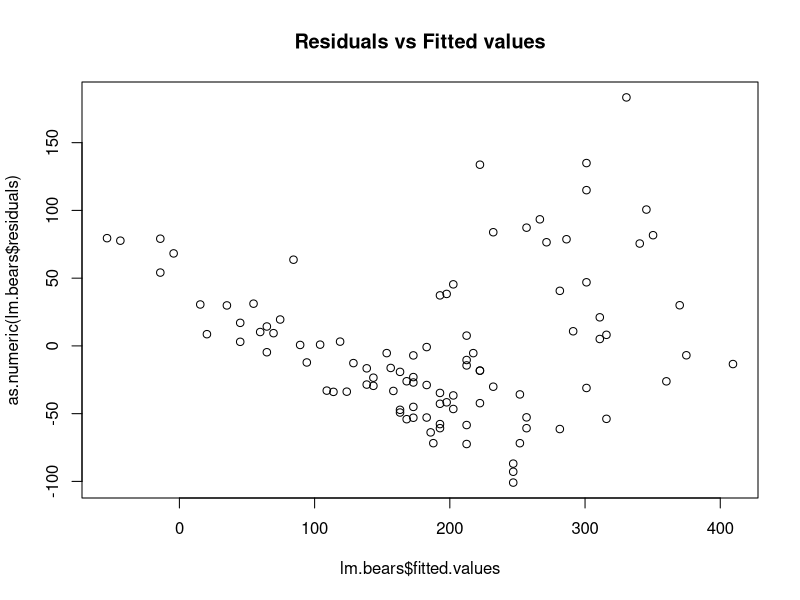
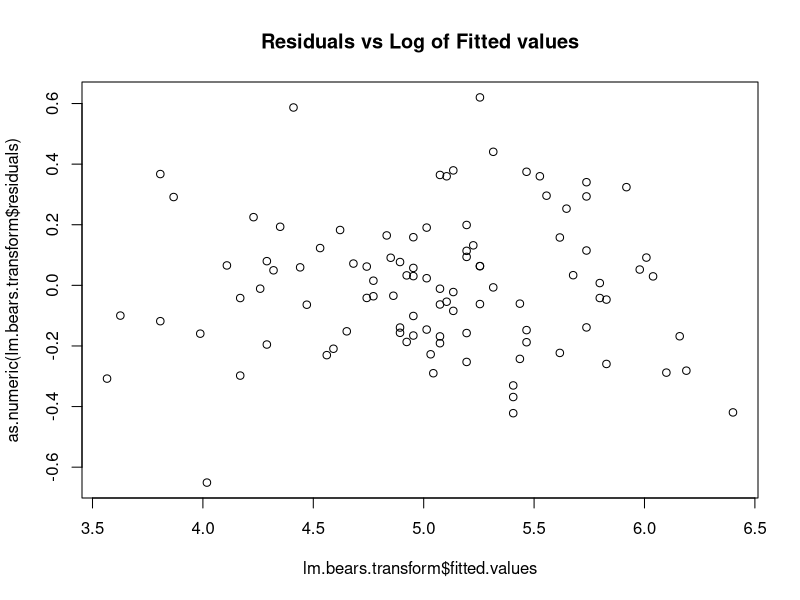
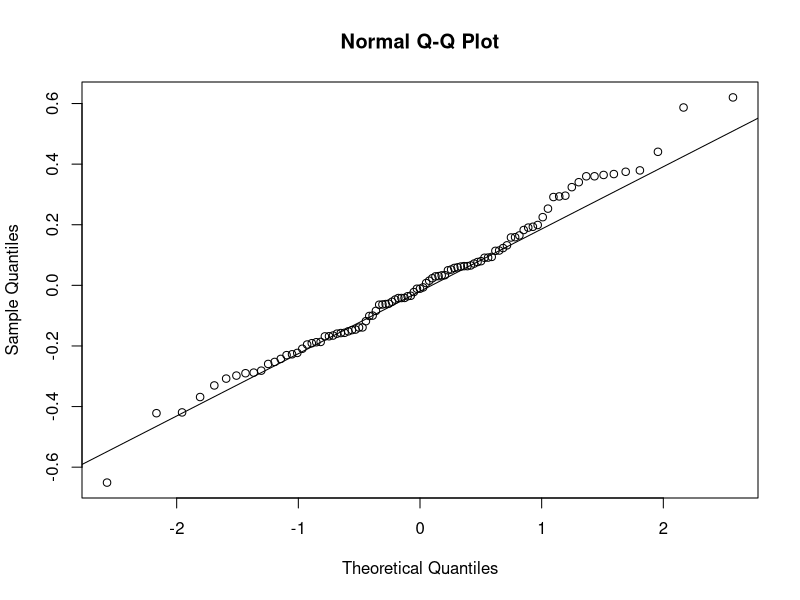

Write the R code that produced these figures, in order.
setwd("//udrive.win.psu.edu/Users/j/q/jql5883/Desktop/math462")
getwd()

bears=read.csv("bears.txt", header=T, sep="")
bears=bears[bears$Obs.No==1,]
head(bears)

attach(bears)

lm.bears=lm(Weight~Length)

plot(lm.bears$fitted.values,as.numeric(lm.bears$residuals),main="Residuals vs Fitted values")

lm.bears.transform=lm(log(Weight)~Length)

plot(lm.bears.transform$fitted.values,as.numeric(lm.bears.transform$residuals),main="Residuals vs Log of Fitted values")

qqnorm(as.numeric(lm.bears.transform$residuals))
qqline(as.numeric(lm.bears.transform$residuals))
shapiro.test(as.numeric(lm.bears.transform$residuals))
